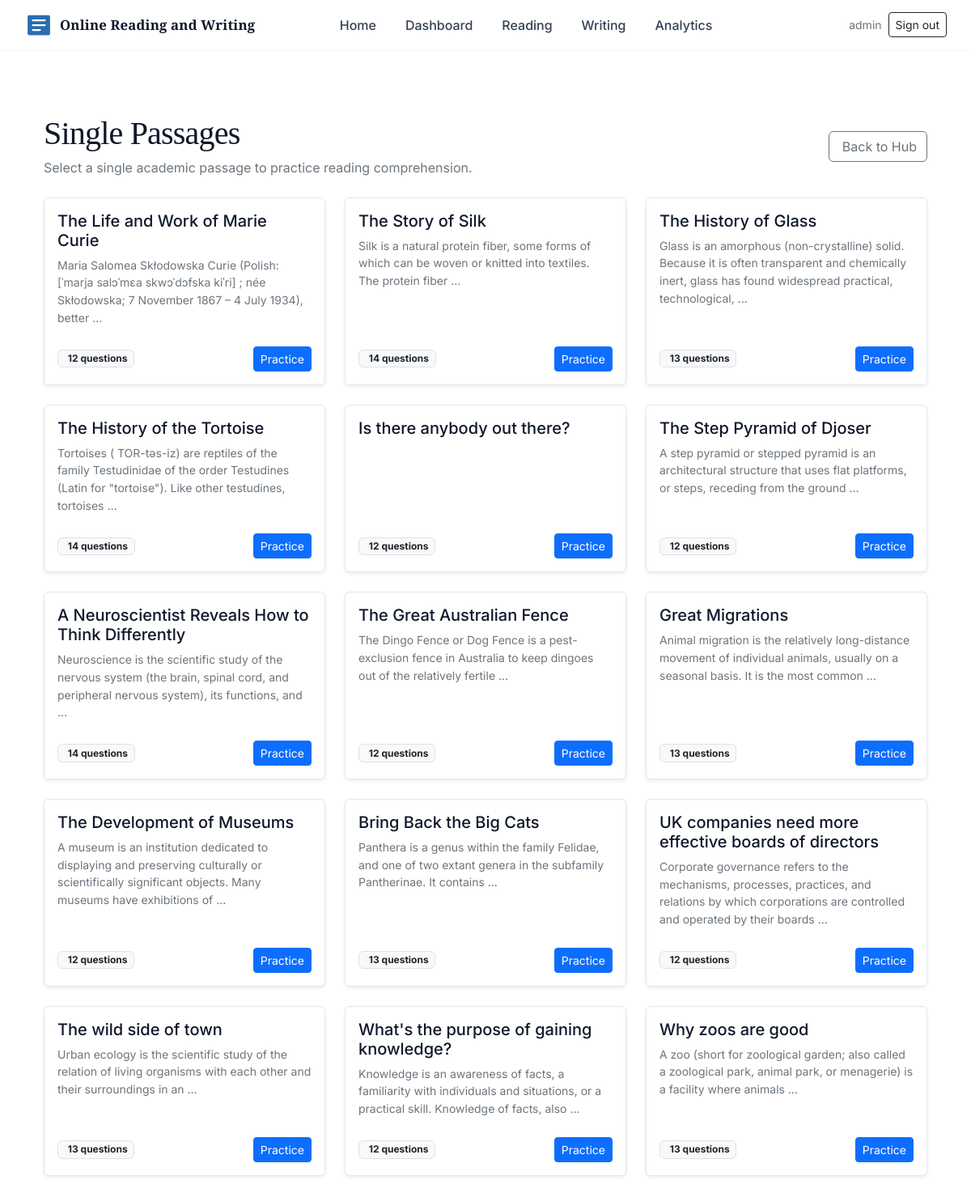
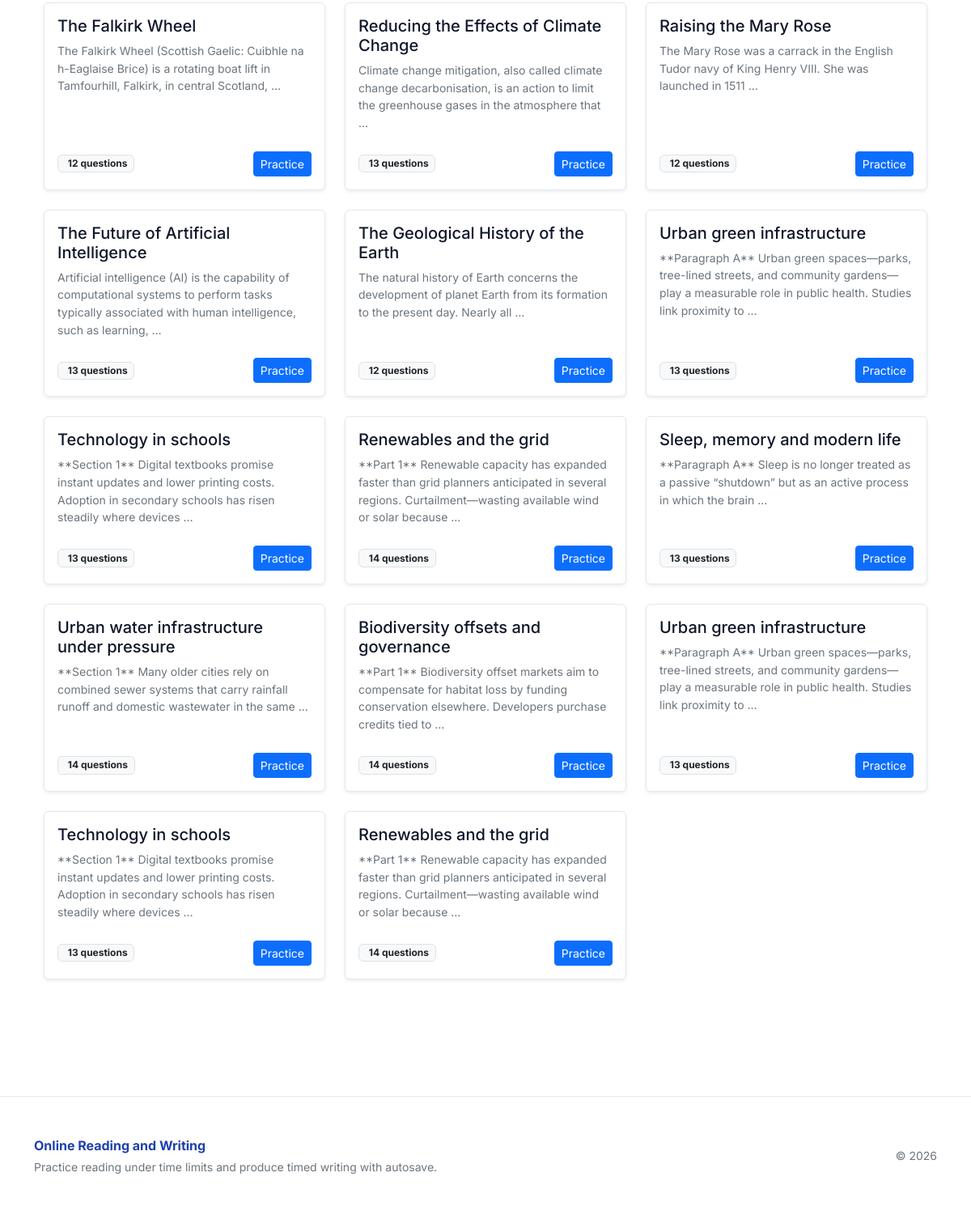
Screenshot of /reading/passages/ (signed in) with the database file from the repository (2 pictures, top to bottom).
### ielts/models.py (models this page shows, shortened)
class ReadingPassage(models.Model):
    title = models.CharField(max_length=200)
    content = models.TextField()
    source_note = models.CharField(max_length=300, blank=True)

### ielts/views.py (the view)
# urls.py: path("reading/passages/", views.reading_single_passages_view, name="reading_single_passages"),
@login_required
def reading_single_passages_view(request):
    ensure_sample_data()
    passages = ReadingPassage.objects.all()
    return render(
        request,
        "ielts/reading_single_passages.html",
        {"reading_passages": passages},
    )

### ielts/academic_expanded_seed.py (called while the page is built)
def create_academic_expanded():
    pass

### ielts/sample_data.py (called while the page is built, shortened)
def _seed_writing_papers():
    t_ac1 = WritingTask.objects.filter(
        title="Academic Task 1 — Household internet access (line graph)"
    ).first()
    t_ac2 = WritingTask.objects.filter(title="Task 2 — Artificial intelligence in education").first()
    if t_ac1 and t_ac2:
        WritingPaper.objects.update_or_create(
            slug="full-academic",
            defaults={
                "title": "Full test — Academic (Task 1 + Task 2)",
                "task_one": t_ac1,
                "task_two": t_ac2,
                "time_limit_minutes": 60,
            },
        )

def _seed_full_sample_legacy():
    if ReadingExam.objects.filter(slug="full-sample").exists():
        return

def seed_if_needed():
    _seed_writing_tasks()
    _seed_writing_papers()
    _seed_full_sample_legacy()
    from .academic_expanded_seed import create_academic_expanded
    create_academic_expanded()

### ielts/views.py (called while the page is built, shortened)
def ensure_sample_data():
    from .sample_data import seed_if_needed
    seed_if_needed()

### ielts/templates/ielts/reading_single_passages.html (shortened to what this page needs)
{% extends 'ielts/base.html' %}
{% block content %}
<div class="container py-5">
  <div class="d-flex align-items-center justify-content-between mb-4">
    <div>
      <h1 class="landing-title mb-2">Single Passages</h1>
      <p class="text-muted mb-0">Select a single academic passage to practice reading comprehension.</p>
    </div>
    <div>
      <a href="{% url 'ielts:reading_hub' %}" class="btn btn-outline-secondary">
         Back to Hub
      </a>
    </div>
  </div>
  <div class="row g-4">
    {% for passage in reading_passages %}
      <div class="col-md-6 col-lg-4">
        <div class="card h-100 shadow-sm dash-suite-card">
          <div class="card-body d-flex flex-column">
            <h5 class="card-title">{{ passage.title }}</h5>
            <p class="card-text text-muted small mb-4">
              {{ passage.content|truncatewords:20 }}
            </p>
            <div class="mt-auto d-flex justify-content-between align-items-center">
              <span class="badge bg-light text-dark border"> {{ passage.questions.count }} questions</span>
              <a href="{% url 'ielts:reading_passage' passage.id %}" class="btn btn-sm btn-primary">Practice</a>
            </div>
          </div>
        </div>
      </div>
    {% empty %}
      <div class="col-12">
        <div class="alert alert-info">No single passages are available at the moment.</div>
      </div>
    {% endfor %}
  </div>
</div>
{% endblock %}

### ielts/templates/ielts/base.html (shortened to what this page needs)
<!doctype html>
{% load static %}
<html lang="en">
  <head>
    <link href="https://cdn.jsdelivr.net/npm/bootstrap@5.2.3/dist/css/bootstrap.min.css" rel="stylesheet">
    <link href="{% static 'ielts/css/style.css' %}?v={% now 'U' %}" rel="stylesheet">
  </head>
  <body class="{% block body_class %}{% endblock %}">
    <header class="site-header">
      <nav class="navbar navbar-expand-lg navbar-light container navbar-custom align-items-center py-2">
        <div class="d-flex align-items-center logo-wrap">
          <a class="navbar-brand d-flex align-items-center gap-2" href="{% url 'ielts:home' %}">
            <img src="{% static 'ielts/img/logo.svg' %}" alt="" width="36" height="36" class="rounded-1" onerror="this.style.display='none'">
            <span class="brand-title">Online Reading and Writing</span>
          </a>
        </div>
        <div class="collapse navbar-collapse" id="navMain">
          <ul class="navbar-nav mx-auto main-nav-nav my-2 my-lg-0">
            <li class="nav-item"><a class="nav-link" href="{% url 'ielts:home' %}">Home</a></li>
            {% if user.is_authenticated %}
              <li class="nav-item"><a class="nav-link" href="{% url 'ielts:dashboard' %}">Dashboard</a></li>
              <li class="nav-item"><a class="nav-link" href="{% url 'ielts:reading_hub' %}">Reading</a></li>
              <li class="nav-item"><a class="nav-link" href="{% url 'ielts:writing_hub' %}">Writing</a></li>
              <li class="nav-item"><a class="nav-link" href="{% url 'ielts:analytics' %}">Analytics</a></li>
            {% endif %}
          </ul>
          <div class="d-flex align-items-center gap-2 ms-lg-auto nav-auth">
            {% if user.is_authenticated %}
              <span class="text-muted small d-none d-sm-inline">{{ user.username }}</span>
              <a class="btn btn-sm btn-outline-dark" href="{% url 'ielts:logout' %}">Sign out</a>
            {% else %}
              <a class="btn btn-sm btn-outline-dark" href="{% url 'ielts:login' %}">Sign in</a>
              <a class="btn btn-sm btn-cta-nav px-3" href="{% url 'ielts:register' %}">Sign up</a>
            {% endif %}
          </div>
        </div>
      </nav>
    </header>
    <main class="container main-content">
      {% block content %}{% endblock %}
    </main>
    <footer class="site-footer mt-5 py-5">
      <div class="container">
        <div class="row align-items-center">
          <div class="col-md-8">
            <span class="footer-brand">Online Reading and Writing</span>
            <p class="small text-muted mb-0 mt-1">Practice reading under time limits and produce timed writing with autosave.</p>
          </div>
          <div class="col-md-4 text-md-end mt-3 mt-md-0">
            <span class="small text-muted">© {% now "Y" %}</span>
          </div>
        </div>
      </div>
    </footer>
  </body>
</html>

### ielts/static/ielts/css/style.css (style rules this page uses)
:root { --brand-1: #1e40af; --brand-2: #0d9488; --brand-accent: #f59e0b; --muted: #64748b; --bg: #ffffff; --card: #ffffff; --ink: #0f172a; --font-ui: "Inter", system-ui, -apple-system, sans-serif; --font-passage: "Source Serif 4", "Times New Roman", serif; --font-display: "Playfair Display", Georgia, serif; --text-passage-size: 1.0625rem; --text-passage-leading: 1.7; --passage-measure: 65ch; --result-ok-bg: #ecfdf5; --result-ok-border: #6ee7b7; --result-miss-bg: #fff7ed; --result-miss-border: #fdba74; }
body { font-family: var(--font-ui); background: var(--bg); color: var(--ink); font-size: 1rem; line-height: 1.55; }
.site-header { background: #ffffff; border-bottom: 1px solid #f1f5f9; }
.navbar-custom .navbar-brand, .navbar-custom .nav-link { color: #334155 !important; font-weight: 500; font-family: var(--font-ui); }
.brand-title { font-family: var(--font-display); font-weight: 700; letter-spacing: 0.01em; font-size: 1.15rem; color: var(--ink); }
@media (min-width: 992px) { .brand-title { font-size: 1.05rem; } }
.main-nav-nav { gap: 0.25rem 1.25rem; }
.main-content { padding-top: 2rem; padding-bottom: 3rem; max-width: 1140px; }
.landing-title { font-family: "Instrument Serif", Georgia, serif; letter-spacing: -0.02em; line-height: 1.1; }
.dash-suite-card { transition: box-shadow 0.2s, border-color 0.2s; border-color: #e2e8f0 !important; }
.site-footer { background: #fff; border-top: 1px solid #e2e8f0; }
.footer-brand { font-weight: 700; color: var(--brand-1); }

### rows the page displays
ReadingPassage: title "The Life and Work of Marie Curie", content "Maria Salomea Skłodowska Curie (Polish: [ˈmarja salɔˈmɛa skwɔˈdɔfska kiˈri] ; née Skłodowska; 7 November 1867 – 4 July 1934), better …", questions.count "12"
ReadingPassage: title "The Story of Silk", content "Silk is a natural protein fiber, some forms of which can be woven or knitted into textiles. The protein fiber …", questions.count "14"
ReadingPassage: title "The History of Glass", content "Glass is an amorphous (non-crystalline) solid. Because it is often transparent and chemically inert, glass has found widespread practical, technological, …", questions.count "13"
ReadingPassage: title "The History of the Tortoise", content "Tortoises ( TOR-təs-iz) are reptiles of the family Testudinidae of the order Testudines (Latin for \"tortoise\"). Like other testudines, tortoises …", questions.count "14"
ReadingPassage: title "Is there anybody out there?", questions.count "12"
ReadingPassage: title "The Step Pyramid of Djoser", content "A step pyramid or stepped pyramid is an architectural structure that uses flat platforms, or steps, receding from the ground …", questions.count "12"
ReadingPassage: title "A Neuroscientist Reveals How to Think Differently", content "Neuroscience is the scientific study of the nervous system (the brain, spinal cord, and peripheral nervous system), its functions, and …", questions.count "14"
ReadingPassage: title "The Great Australian Fence", content "The Dingo Fence or Dog Fence is a pest-exclusion fence in Australia to keep dingoes out of the relatively fertile …", questions.count "12"
ReadingPassage: title "Great Migrations", content "Animal migration is the relatively long-distance movement of individual animals, usually on a seasonal basis. It is the most common …", questions.count "13"
ReadingPassage: title "The Development of Museums", content "A museum is an institution dedicated to displaying and preserving culturally or scientifically significant objects. Many museums have exhibitions of …", questions.count "12"
ReadingPassage: title "Bring Back the Big Cats", content "Panthera is a genus within the family Felidae, and one of two extant genera in the subfamily Pantherinae. It contains …", questions.count "13"
ReadingPassage: title "UK companies need more effective boards of directors", content "Corporate governance refers to the mechanisms, processes, practices, and relations by which corporations are controlled and operated by their boards …", questions.count "12"
ReadingPassage: title "The wild side of town", content "Urban ecology is the scientific study of the relation of living organisms with each other and their surroundings in an …", questions.count "13"
ReadingPassage: title "What's the purpose of gaining knowledge?", content "Knowledge is an awareness of facts, a familiarity with individuals and situations, or a practical skill. Knowledge of facts, also …", questions.count "12"
ReadingPassage: title "Why zoos are good", content "A zoo (short for zoological garden; also called a zoological park, animal park, or menagerie) is a facility where animals …", questions.count "13"
ReadingPassage: title "The Falkirk Wheel", content "The Falkirk Wheel (Scottish Gaelic: Cuibhle na h-Eaglaise Brice) is a rotating boat lift in Tamfourhill, Falkirk, in central Scotland, …", questions.count "12"
ReadingPassage: title "Reducing the Effects of Climate Change", content "Climate change mitigation, also called climate change decarbonisation, is an action to limit the greenhouse gases in the atmosphere that …", questions.count "13"
ReadingPassage: title "Raising the Mary Rose", content "The Mary Rose was a carrack in the English Tudor navy of King Henry VIII. She was launched in 1511 …", questions.count "12"
ReadingPassage: title "The Future of Artificial Intelligence", content "Artificial intelligence (AI) is the capability of computational systems to perform tasks typically associated with human intelligence, such as learning, …", questions.count "13"
ReadingPassage: title "The Geological History of the Earth", content "The natural history of Earth concerns the development of planet Earth from its formation to the present day. Nearly all …", questions.count "12"
ReadingPassage: title "Urban green infrastructure", content "**Paragraph A** Urban green spaces—parks, tree-lined streets, and community gardens—play a measurable role in public health. Studies link proximity to …", questions.count "13"
ReadingPassage: title "Technology in schools", content "**Section 1** Digital textbooks promise instant updates and lower printing costs. Adoption in secondary schools has risen steadily where devices …", questions.count "13"
ReadingPassage: title "Renewables and the grid", content "**Part 1** Renewable capacity has expanded faster than grid planners anticipated in several regions. Curtailment—wasting available wind or solar because …", questions.count "14"
ReadingPassage: title "Sleep, memory and modern life", content "**Paragraph A** Sleep is no longer treated as a passive “shutdown” but as an active process in which the brain …", questions.count "13"
ReadingPassage: title "Urban water infrastructure under pressure", content "**Section 1** Many older cities rely on combined sewer systems that carry rainfall runoff and domestic wastewater in the same …", questions.count "14"
ReadingPassage: title "Biodiversity offsets and governance", content "**Part 1** Biodiversity offset markets aim to compensate for habitat loss by funding conservation elsewhere. Developers purchase credits tied to …", questions.count "14"
ReadingPassage: title "Urban green infrastructure", content "**Paragraph A** Urban green spaces—parks, tree-lined streets, and community gardens—play a measurable role in public health. Studies link proximity to …", questions.count "13"
ReadingPassage: title "Technology in schools", content "**Section 1** Digital textbooks promise instant updates and lower printing costs. Adoption in secondary schools has risen steadily where devices …", questions.count "13"
ReadingPassage: title "Renewables and the grid", content "**Part 1** Renewable capacity has expanded faster than grid planners anticipated in several regions. Curtailment—wasting available wind or solar because …", questions.count "14"

### other values shown
{{ user.username }} "admin"
